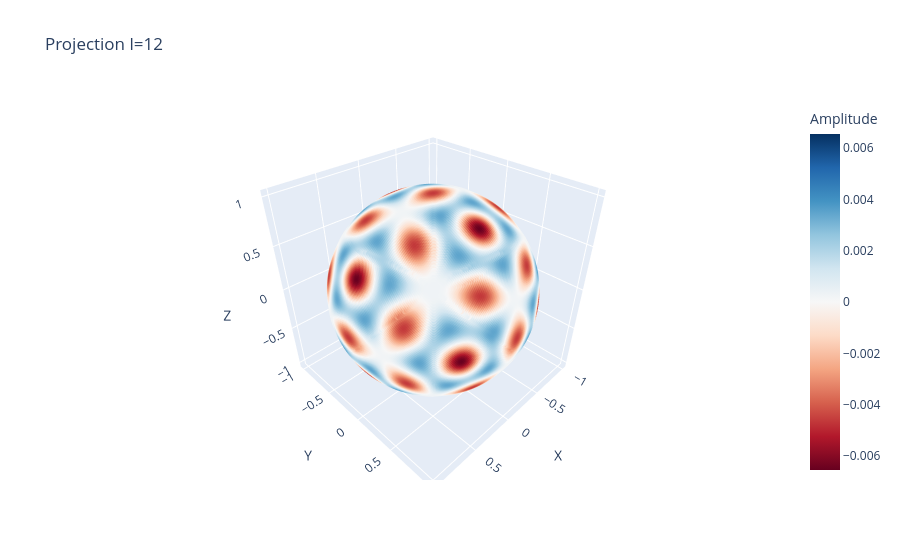

Source (notebook cell):
### Code cell
n_side = dataset[0]["nside"] 
fig = carte_vers_3d_plotly(carte_l, n_side, f"Projection l={l}")
fig.show()

### Figure 1 — Plotly figure (JSON) as saved in the notebook; plotly's stock layout.template omitted (floating-point values rounded to 4 significant figures; data arrays with more than 128 entries replaced by an {"elided": "..."} marker saying what was removed)
{"data": [{"hoverinfo": "text", "marker": {"cmax": 0.006549, "cmin": -0.006549, "color": {"elided": "49152 float values"}, "colorbar": {"title": {"text": "Amplitude"}}, "colorscale": [[0, "rgb(103,0,31)"], [0.1, "rgb(178,24,43)"], [0.2, "rgb(214,96,77)"], [0.3, "rgb(244,165,130)"], [0.4, "rgb(253,219,199)"], [0.5, "rgb(247,247,247)"], [0.6, "rgb(209,229,240)"], [0.7, "rgb(146,197,222)"], [0.8, "rgb(67,147,195)"], [0.9, "rgb(33,102,172)"], [1, "rgb(5,48,97)"]], "showscale": true, "size": 5}, "mode": "markers", "text": {"elided": "49152 str values"}, "type": "scatter3d", "x": {"elided": "49152 float values"}, "y": {"elided": "49152 float values"}, "z": {"elided": "49152 float values"}}], "layout": {"scene": {"aspectmode": "data", "xaxis": {"title": {"text": "X"}}, "yaxis": {"title": {"text": "Y"}}, "zaxis": {"title": {"text": "Z"}}}, "title": {"text": "Projection l=12"}}}
